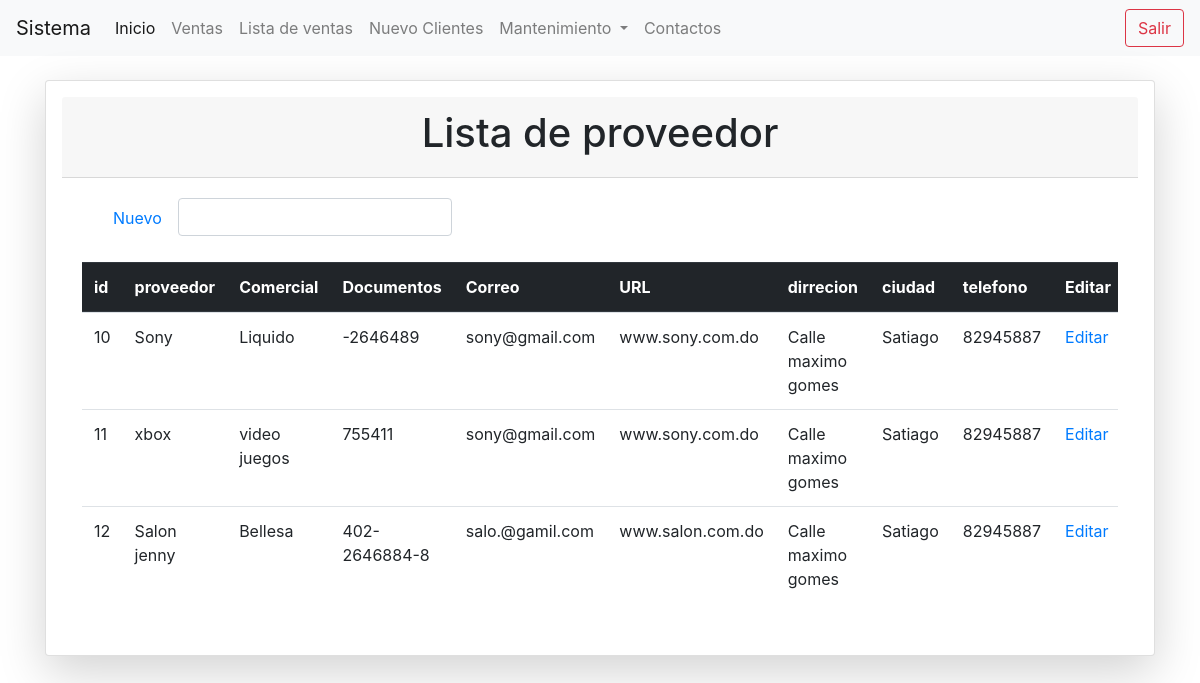
Page /list_proveedor.php (signed in) on the earlier database version.
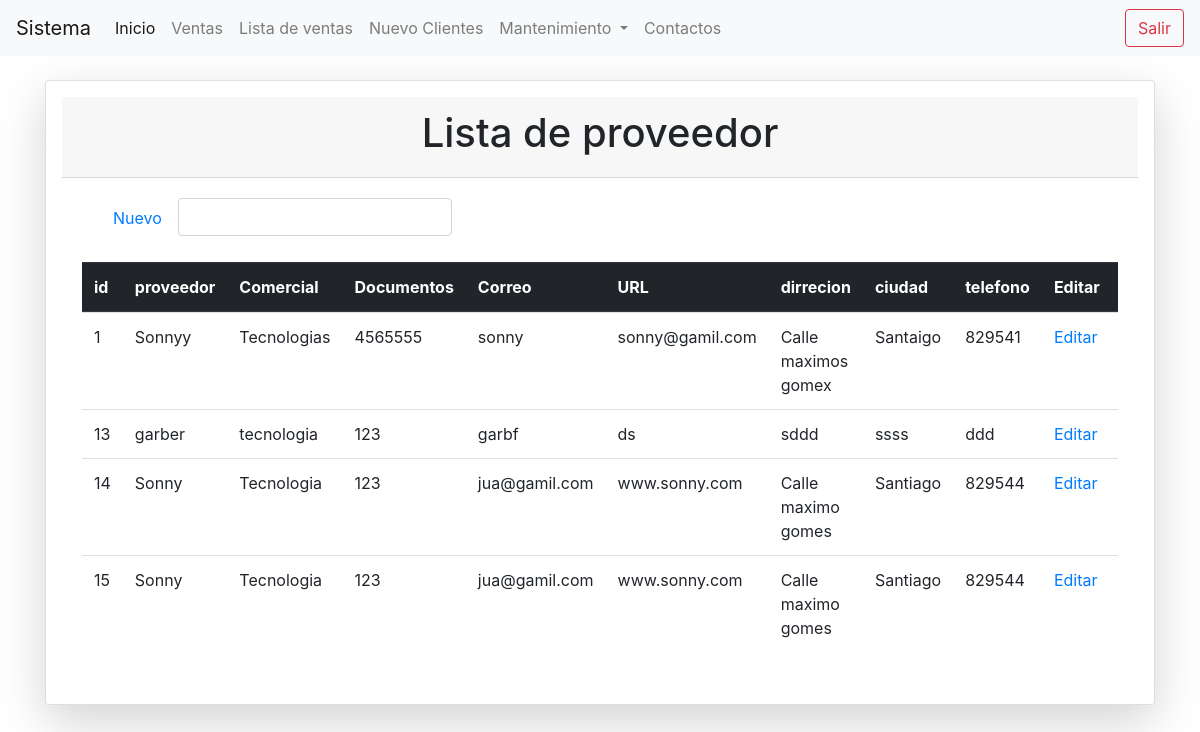
Same page on the later database version.
### tables this page shows
CREATE TABLE `proveedor` (
  `idproveedor` int(11) NOT NULL COMMENT 'Llave primaria ',
  `proveedor` varchar(45) NOT NULL COMMENT 'Proveedor ',
  `sector_comercial` varchar(45) NOT NULL COMMENT 'Tipos de comerciales ',
  `documentos` varchar(45) DEFAULT NULL COMMENT 'Documentos de proveedor ',
  `correo` varchar(45) NOT NULL COMMENT 'Correo de proveedor ',
  `URL` varchar(45) NOT NULL COMMENT 'Sitio wed de proveedor ',
  `dirrecion` varchar(45) NOT NULL COMMENT 'Dirección de proveedor ',
  `ciudad` varchar(45) NOT NULL COMMENT 'provincia donde el proveedor esta ubicado ',
  `telefono` varchar(13) NOT NULL COMMENT 'Contactos de proveedor',
  `estatus` varchar(1) NOT NULL DEFAULT '1' COMMENT 'Si el proveedor esta activo o inactivo ',
  `idusuario` int(11) NOT NULL COMMENT 'Usuario que se encargo de registra el proveedor '
);

### list_proveedor.php (the view, shortened to what this page needs)
<?php
include "conexion.php";
?>
<!doctype html>
<html lang="en">
  <head>
  <?php
  include "nav.php";
  ?>
  </head>
  <body>
    <br>
       <div class="container">
        <div class="row">
            <div class="col-lg-12 col-md-6">
            <div class="card shadow-lg p-3 mb-5 bg-white ">
            <div class="card-header text-center"> <h1>Lista de proveedor</h1></div>
            <div class="card-body col-md-12">
            <div class="container">
            <ul class="nav nav">
              <li class="nav-item com-md-12">
                <a class="nav-link active" href="registro_proveedor.php">Nuevo</a>
              </li>
            <form action="buscar_proveedor.php" method="get">
            <div class="input-group">
            <div class="form-outline">
            <input type="search" id="form1" name="busqueda" class="form-control" />
            </div>
            </div>
            </form>
            </ul>
            </div>
            <br>
           <table class="table table-responsive table-hover ">
            <thead class="thead-dark">
              <tr>
              <th scope="col">id</th>
                <th scope="col ">proveedor</th>
                <th scope="col">Comercial</th>
                <th scope="col">Documentos</th>
                <th scope="col">Correo</th>
                <th scope="col">URL</th>
                <th scope="col">dirrecion</th>
                <th scope="col">ciudad</th>
                <th scope="col">telefono</th>
                <th scope="col">Editar</th>
                <th scope="col">Eliminar</th>
                 </thead>
                 <tbody>
                  <tr>
                  <?php
                   $por_pagina = 6;
                   if(empty($_GET['pagina']))
                   {
                     $pagina = 1;
                   }else{
                    $pagina = $_GET['pagina'];
                   }
                   $desde = ($pagina -1) * $por_pagina;
                 $qury = mysqli_query($conection,"SELECT * FROM  proveedor  WHERE estatus = 1  ORDER BY idproveedor
                 LIMIT $desde,$por_pagina");
                $result = mysqli_num_rows($qury);
                 if($result>0){
                   while($data= mysqli_fetch_array($qury)){
                   ?>
                   <tr>
                    <td><?php echo $data["idproveedor"]?></td>
                    <td><?php echo $data["proveedor"];?></td>
                    <td><?php echo $data["sector_comercial"];?></td>
                    <td><?php echo $data["documentos"];?></td>
                    <td><?php echo $data["correo"];?></td>
                    <td><?php echo $data["URL"];?></td>
                    <td><?php echo $data["dirrecion"];?></td>
                    <td><?php echo $data["ciudad"];?></td>
                    <td><?php echo $data["telefono"];?></td>
                    <td>
                      <a href="edit_proveedor.php?id=<?php echo $data["idproveedor"];?>">Editar</a>
                   </td>
                   <td>
                    </td>
                   </tr>
                   <?php
                   }
                 }
                 ?>
                 </tbody>
                </table>
            </div>
                </div>
        </div>
           </div>
      </div>
  </body>
</html>

Differences in the rows shown:
removed proveedor: idproveedor "10", proveedor "Sony", sector_comercial "Liquido", documentos "-2646489", correo "sony@gmail.com", URL "www.sony.com.do", dirrecion "Calle maximo gomes", ciudad "Satiago", telefono "82945887"
removed proveedor: idproveedor "11", proveedor "xbox", sector_comercial "video juegos", documentos "755411", correo "sony@gmail.com", URL "www.sony.com.do", dirrecion "Calle maximo gomes", ciudad "Satiago", telefono "82945887"
removed proveedor: idproveedor "12", proveedor "Salon jenny", sector_comercial "Bellesa", documentos "402-2646884-8", correo "salo.@gamil.com", URL "www.salon.com.do", dirrecion "Calle maximo gomes", ciudad "Satiago", telefono "82945887"
added proveedor: idproveedor "1", proveedor "Sonnyy", sector_comercial "Tecnologias", documentos "4565555", correo "sonny", URL "sonny@gamil.com", dirrecion "Calle maximos gomex", ciudad "Santaigo", telefono "829541"
added proveedor: idproveedor "13", proveedor "garber", sector_comercial "tecnologia", documentos "123", correo "garbf", URL "ds", dirrecion "sddd", ciudad "ssss", telefono "ddd"
added proveedor: idproveedor "14", proveedor "Sonny", sector_comercial "Tecnologia", documentos "123", correo "jua@gamil.com", URL "www.sonny.com", dirrecion "Calle maximo gomes", ciudad "Santiago", telefono "829544"
added proveedor: idproveedor "15", proveedor "Sonny", sector_comercial "Tecnologia", documentos "123", correo "jua@gamil.com", URL "www.sonny.com", dirrecion "Calle maximo gomes", ciudad "Santiago", telefono "829544"
